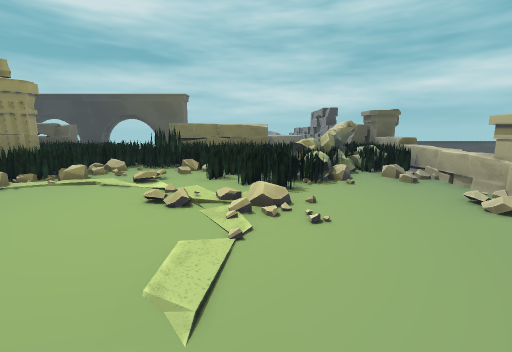
[1] (above)

18 first-person views from a walk through a 3-D level made in the Godot game engine. The camera is 1.2 m above the floor, tilts 10° down and sees 90° across. The floor is counted in squares, 1 m on a side. Each view is taken from the middle of a square. On the plan, view 1 faces up. The plan holds only what a view shows up to about 12 squares ahead; the rest is blank. The place goes on beyond the plan.

[2]
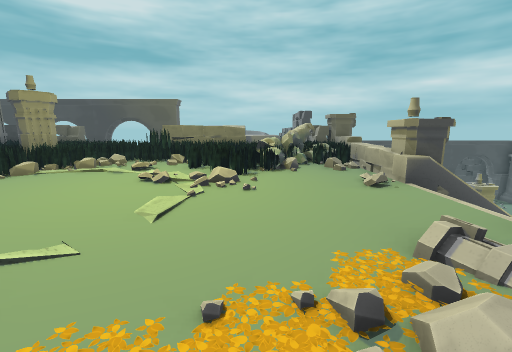

[3]
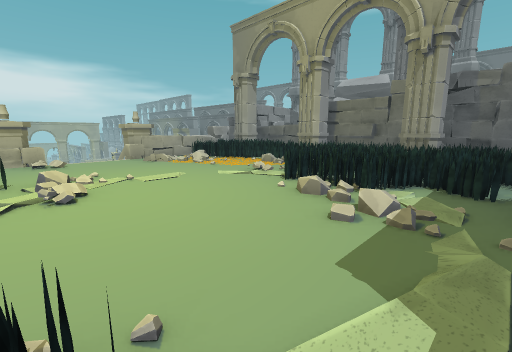

[4]
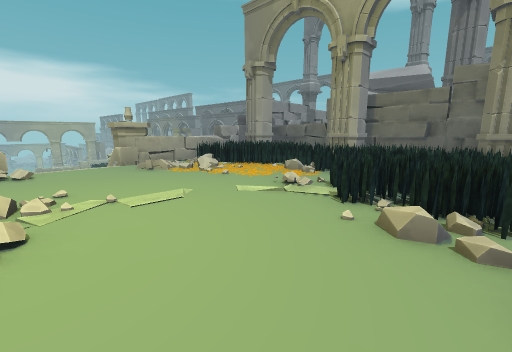

[5]
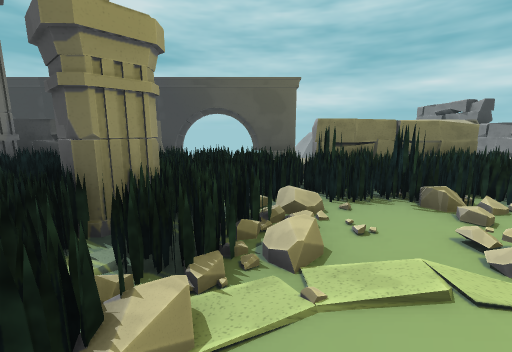

[6]
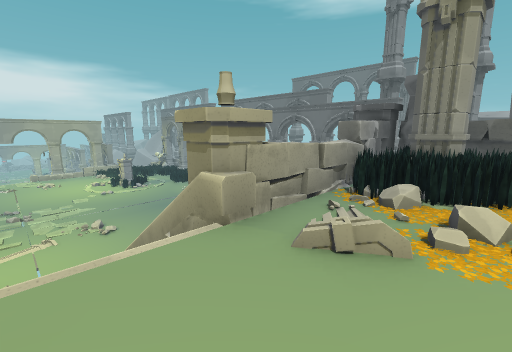

[7]
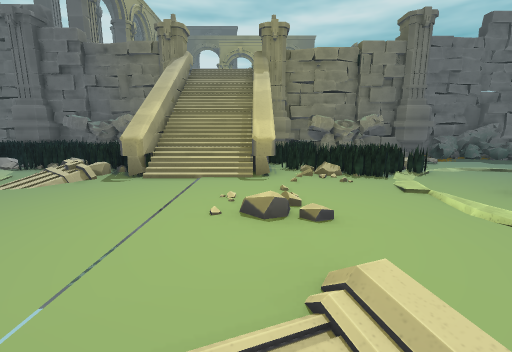

[8]
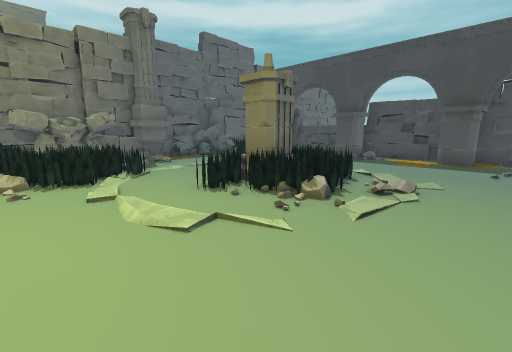

[9]
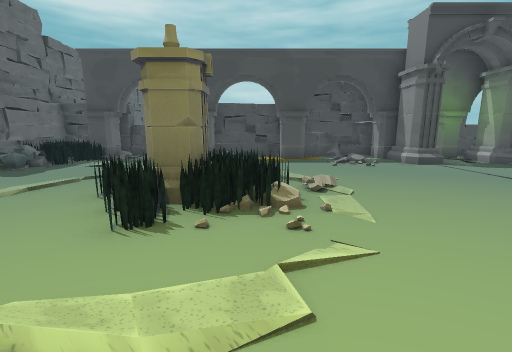

[10]
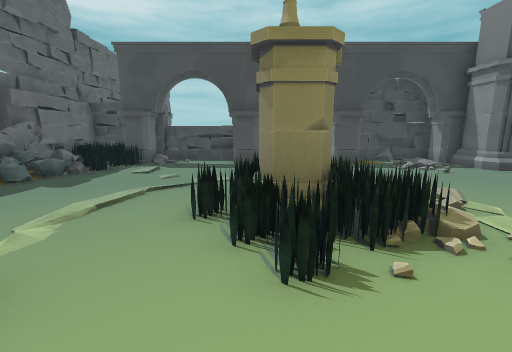

[11]
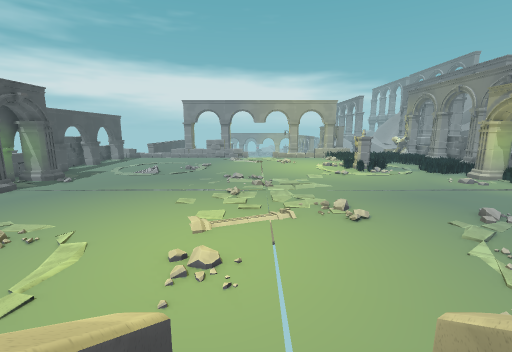

[12]
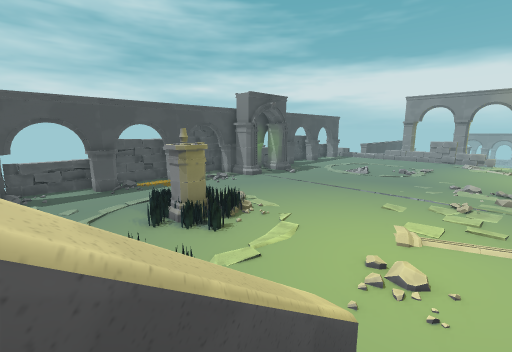

[13]
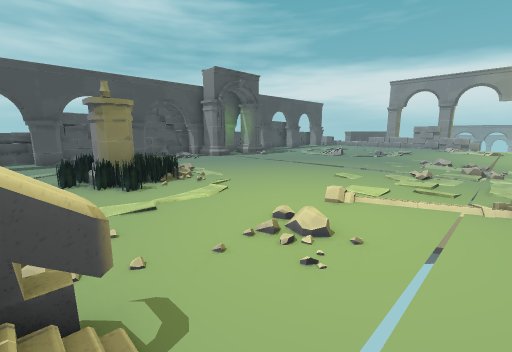

[14]
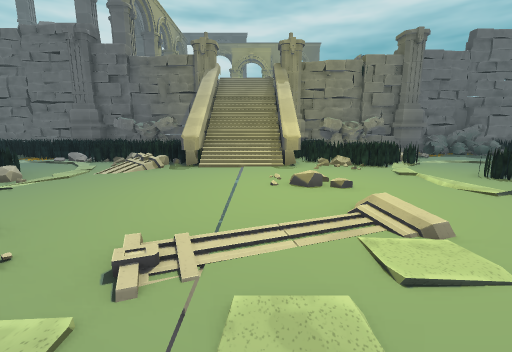

[15]
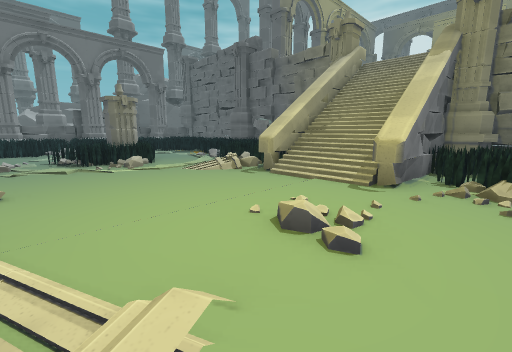

[16]
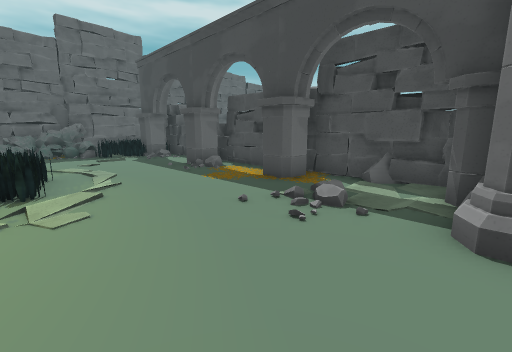

[17]
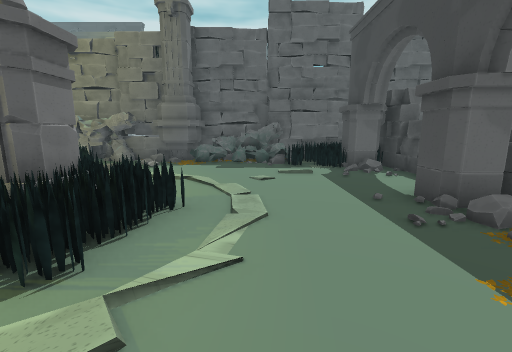

[18]
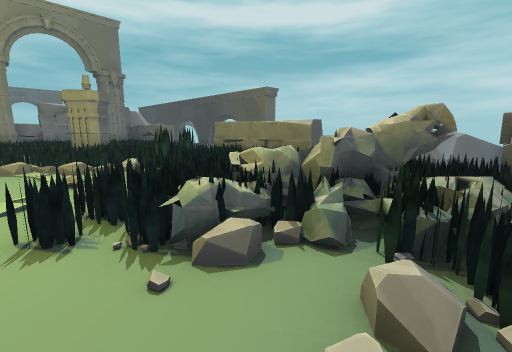

### Floor plan
Key: @ floor where view 1 was taken; # wall or solid block; x gap in a wall; . main floor; : floor 0.25 m higher than the main floor; + floor 0.75 m higher than the main floor; * floor 4 m higher than the main floor; % floor 4.25 m higher than the main floor; / step, stairs or slope; = window, fence, low wall or low ledge; ^ raised ledge; v drop or lower ground; P pillar; O other object.
Columns run from 7 left of view 1 to 20 right of it. Each row starts with its distance up from view 1.
 19             ####^^^^########
 18             ##PP#.PP#.PP...P
 17             #=#P..PP..PP...P
 16             #==..........O.P
 15            ##+=.............
 14   #O       ###..............
 13    v       #=#.....=........
 12         #  #PP.....===#.....
 11 vv v^^^^^ ##PP....=#P==.....
 10 ========  ##PP ....##=......
  9 ====#=== =^####=.=.=........
  8 ##=*#/==*=#=##====..........
  7 P#=**/==v//=##=====.........
  6 ===***==x=* v#==.O..........
  5 *=****#=****PP=.......//....
  4 *******%***/#^^^^^..........
  3 ************//////..........
  2 ************///////.........
  1 *///********#^^^^^=........
  0 **===**@*//*PP ==# ........
 -1 ======***//*vv===#:........
 -2 ======#***==Pv===..........
 -3 ============vv===...:......
 -4 ==P#==P#==####==#.#===#....
 -5 #=P###P#=####P==  =P#==

Positions as (right, up) in squares from view 1, and headings:
1: (0, 0), facing up
2: (1, -2), facing up
3: (-7, 5), facing down-right
4: (-5, 4), facing down-right
5: (-5, 4), facing up
6: (2, 3), facing down-right
7: (17, 4), facing left
8: (17, 6), facing up-left
9: (14, 6), facing up
10: (12, 7), facing up
11: (8, 3), facing right
12: (8, 3), facing up-right
13: (10, 2), facing up-right
14: (19, 3), facing left
15: (16, 6), facing down-left
16: (20, 12), facing up-left
17: (16, 14), facing left
18: (4, 5), facing up-left
